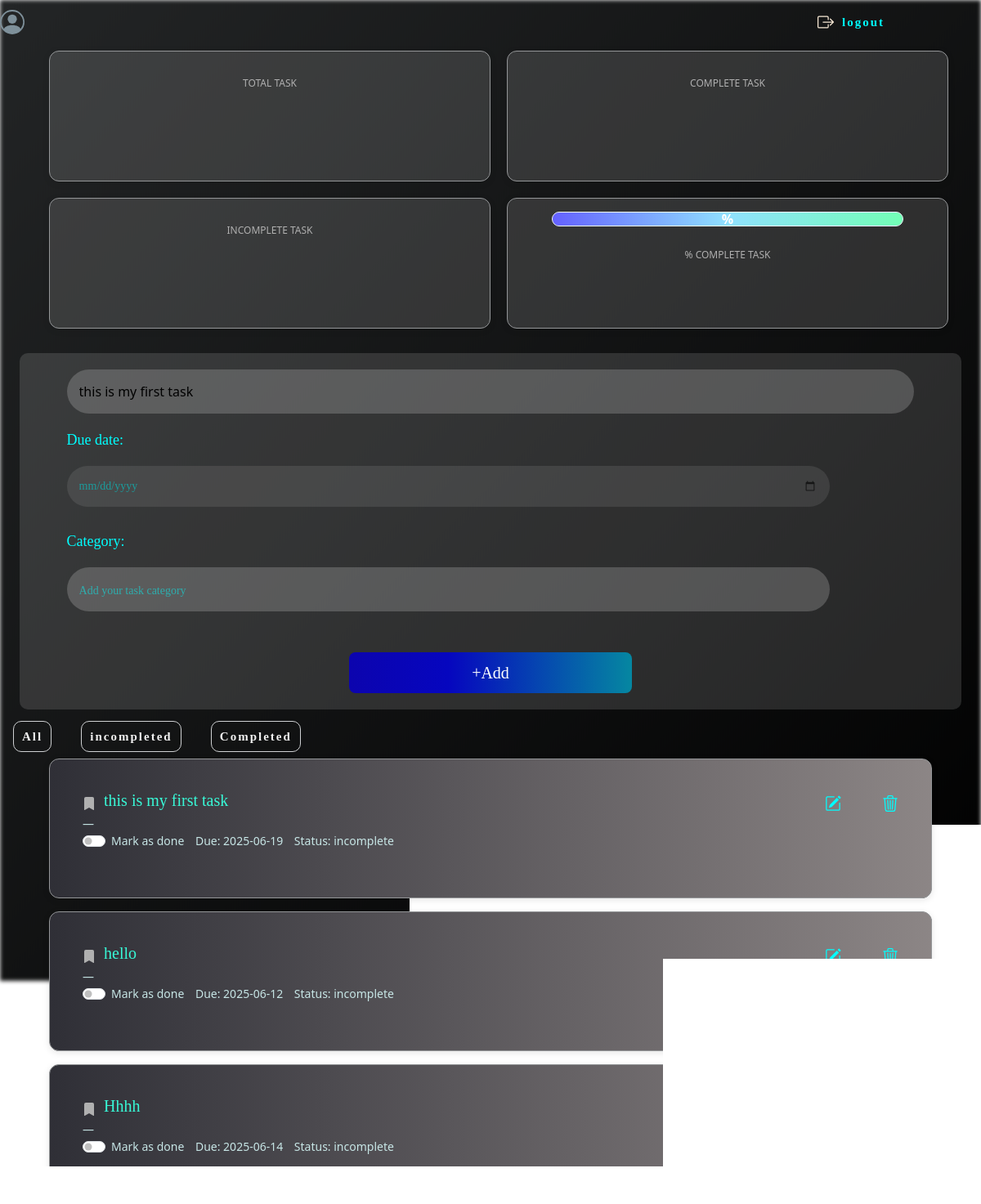
Screenshot of /update/2 with the database file from the repository.
### app.py (models this page shows)
class Todo(db.Model):
    id = db.Column(db.Integer, primary_key=True, autoincrement=True)
    user_id = db.Column(db.Integer, db.ForeignKey('user.id'), nullable=False)
    date = db.Column(db.Date, nullable=False)
    task = db.Column(db.String(255), nullable=False)
    category = db.Column(db.String(100), nullable=False)
    status = db.Column(db.String(50), nullable=False)
    user = db.relationship('User', backref=db.backref('todos', lazy=True))

### app.py (the view, shortened to what this page needs)
@app.route('/update/<int:id>',methods=['GET','POST'])
def update(id):
    value=Todo.query.get_or_404(id)
    a=value.user_id
    return render_template('update.html',value=value,name=value,tasks=Todo.query.filter_by(user_id=value.user_id).all())

### templates/update.html
{% extends 'todo.html'%}
  {%block form%}
                    <form action="/update/{{value.id}}" method="post">
                        <input type="text" placeholder="Add new task" name="task" value="{{value.task}}" ><br>
                        <div class="lowpartoffrom">
                        <div >
                        <label >Due date:</label><br>
                        <input type="date" name="date" value="{{value.daate}}">
                        </div >
                        <div >
                        <label for="">Category:</label><br>
                        <input type="text" placeholder="Add your task category" name="category" value="{{value.category}}">
                        </div>
                        <input type="submit" value="+Add">
                        </div>
                    </form>
                </div>
                </div>
                {%endblock%}

### templates/todo.html (shortened to what this page needs)
{% extends 'index.html'%}
{%block link%}
<link rel="stylesheet" href="/static/todo.css">
{%endblock%}
{%block dashboard%}
 <div class="logo">
           <h1 class="bounce-text">{{name.name}}</h1>
           <div class="logout">
            <a href="/">logout</a>
           </div>
        </div>
<div class="report">
    <div class="top">
        <div class="card card-right">
            <p>TOTAL TASK</p>
        </div>
        <div class="card card-left">
            <p>COMPLETE TASK</p>
        </div>
    </div>
    <div class="down">
        <div class="card card-right">
            <p>INCOMPLETE TASK</p>
        </div>
        <div class="card card-left">
            <div class="progress-bar-container">
  <div class="progress-bar" style="width:{{per}}% ">{{per}}%</div>
</div>
            <p>{{per}}% COMPLETE TASK</p>
        </div>
    </div>
</div>
<div style="display: flex;">
<div class="add_from">
  {%block form%}{%endblock%}
                <div class="filter">
        <a href="/todo/{{ name.id }}?filter=all" >All</a>
        <a href="/todo/{{ name.id }}?filter=incomplete"  >incompleted</a>
        <a href="/todo/{{ name.id }}?filter=complete" >Completed</a>
    </div>
{%if tasks | length != 0%}
                {% for i in tasks%}
                <div class="card card_list">
  <div class="card-body">
    <figure>
      <blockquote class="blockquote">
        <div class="task">
            <svg xmlns="http://www.w3.org/2000/svg" width="16" height="16" fill="currentColor" class="bi bi-bookmark-fill" viewBox="0 0 16 16">
  <path d="M2 2v13.5a.5.5 0 0 0 .74.439L8 13.069l5.26 2.87A.5.5 0 0 0 14 15.5V2a2 2 0 0 0-2-2H4a2 2 0 0 0-2 2"/>
</svg>
        <h3 id="taskText{{i.id}}" data-task="{{i.task}}" style=" color: #38f9d7;"> {% if i.status=='incomplete' %}{{i.task}}{% else %}
         <s> {{i.task}}{% endif %}</s></h3>
        </div>
        <div class="icon">
          <a href="/update/{{i.id}}">
</a>
        <a href="/delete/{{i.id}}" id="hideBtn"></a>
       </div>
      </blockquote>
      <figcaption class="blockquote-footer" style="color: rgb(199, 230, 230);">
        <div class="form-check form-switch">
<input class="form-check-input" type="checkbox" role="switch" id="switchCheckDefault{{i.id}}" name="read"
         onchange="sendStatus(this, '{{i.id}}')" {% if i.status=='complete' %}checked{% endif %}>
  <label class="form-check-label" for="switchCheckDefault{{i.id}}">Mark as {% if i.status=='complete' %}unodone {% else %} done{% endif %}</label>
  <label style="margin-left: 10px;">Due: {{i.date}}</label>
  <label style="margin-left: 10px;">Status: {{i.status}}</label>
</div>
      </figcaption>
    </figure>
  </div>
</div>
{%endfor%}
  {% else %}
    <p>You have a few tasks.</p>
{%endif%}
{%endblock%}

### static/index.css (style rules this page uses)
body { margin: 0; padding: 0; min-height: 100vh; overflow: scroll; }
body::before { content: ""; position: fixed; top: 0; left: 0; width: 100%; height: 150dvh; background: linear-gradient(135deg, #232526 0%, #000000 100%); filter: blur(2.5px); z-index: -1; }
.bounce-text { font-family: 'Segoe UI', Arial, sans-serif; animation: bounce 6s infinite; }
.card-left { animation: slideInLeft 1s cubic-bezier(.68,-0.55,.27,1.55) forwards; }
.card-right { animation: slideInRight 2s cubic-bezier(.68,-0.55,.27,1.55) forwards; }
.logo { margin-top: 1%; }
.logo h1 { font-family: Copperplate, "Copperplate Gothic Light", fantasy; font-size: 24px; font-style: normal; font-variant: normal; font-weight: 700; line-height: 26.4px; }
.desc h5,a { font-family: "Book Antiqua", Palatino, "Palatino Linotype", "Palatino LT STD", Georgia, serif; font-size: 15px; font-style: normal; font-variant: normal; font-weight: 700; line-height: 15.4px; line-height: 0.005; letter-spacing: 2px; line-height: 0.005; font-size: 16px; color: rgba(255, 255, 255, 0.849); letter-spacing: 2px; }
form { color:aqua; }
.login_form h3,a { font-family: "Book Antiqua", Palatino, "Palatino Linotype", "Palatino LT STD", Georgia, serif; font-size: 15px; font-style: normal; font-variant: normal; font-weight: 700; line-height: 15.4px; line-height: 0.005; color:aqua; letter-spacing: 2px; text-align: center; }

### rows the page displays
Todo: task "this is my first task", shows "done", date "2025-06-19", status "incomplete"
Todo: task "hello", shows "done", date "2025-06-12", status "incomplete"
Todo: task "Hhhh", shows "done", date "2025-06-14", status "incomplete"
